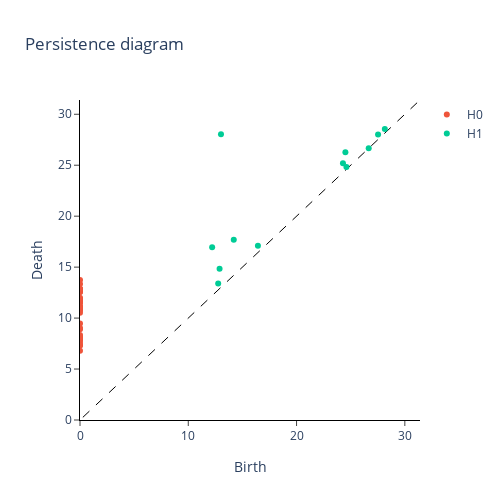

The cell this chart's notebook holds for it:
### Code cell
# Plot the persistence diagram
plot_diagram(X_diagrams[window_number])

### Figure 1 — Plotly figure (JSON) as saved in the notebook; plotly's stock layout.template omitted (floating-point values rounded to 4 significant figures)
{"data": [{"hoverinfo": "none", "line": {"color": "black", "dash": "dash", "width": 1}, "mode": "lines", "showlegend": false, "type": "scatter", "x": [-2855.0, 2855.0], "y": [-2855.0, 2855.0]}, {"mode": "markers", "name": "H0", "type": "scatter", "x": [0, 0, 0, 0, 0, 0, 0, 0, 0, 0, 0, 0, 0, 0, 0, 0, 0, 0, 0, 0, 0, 0, 0, 0, 0, 0, 0, 0, 0, 0, 0, 0, 0, 0, 0, 0, 0, 0, 0, 0], "y": [6.785, 7.304, 7.325, 7.579, 7.879, 7.9, 7.902, 7.97, 8.063, 8.132, 8.345, 8.908, 9.038, 9.458, 10.52, 10.8, 10.83, 10.97, 11.14, 11.15, 11.5, 11.52, 11.6, 11.67, 11.68, 11.72, 11.72, 11.83, 11.85, 11.88, 12.01, 12.56, 12.57, 12.79, 12.79, 12.81, 12.86, 12.88, 13.35, 13.73]}, {"mode": "markers", "name": "H1", "type": "scatter", "x": [28.15, 27.53, 26.66, 24.6, 24.51, 24.28, 16.43, 14.2, 13.02, 12.89, 12.76, 12.2], "y": [28.55, 28.02, 26.66, 24.83, 26.28, 25.2, 17.09, 17.68, 28.04, 14.84, 13.4, 16.96]}, {"mode": "markers", "name": "H2", "type": "scatter", "x": [], "y": []}, {"mode": "markers", "name": "H3", "type": "scatter", "x": [], "y": []}], "layout": {"height": 500, "plot_bgcolor": "white", "title": {"text": "Persistence diagram"}, "width": 500, "xaxis": {"anchor": "y", "exponentformat": "e", "linecolor": "black", "linewidth": 1, "mirror": false, "range": [0, 31.4], "showexponent": "all", "showline": true, "side": "bottom", "ticks": "outside", "title": {"text": "Birth"}, "type": "linear", "zeroline": true}, "yaxis": {"anchor": "x", "exponentformat": "e", "linecolor": "black", "linewidth": 1, "mirror": false, "range": [0, 31.4], "showexponent": "all", "showline": true, "side": "left", "ticks": "outside", "title": {"text": "Death"}, "type": "linear", "zeroline": true}}}
